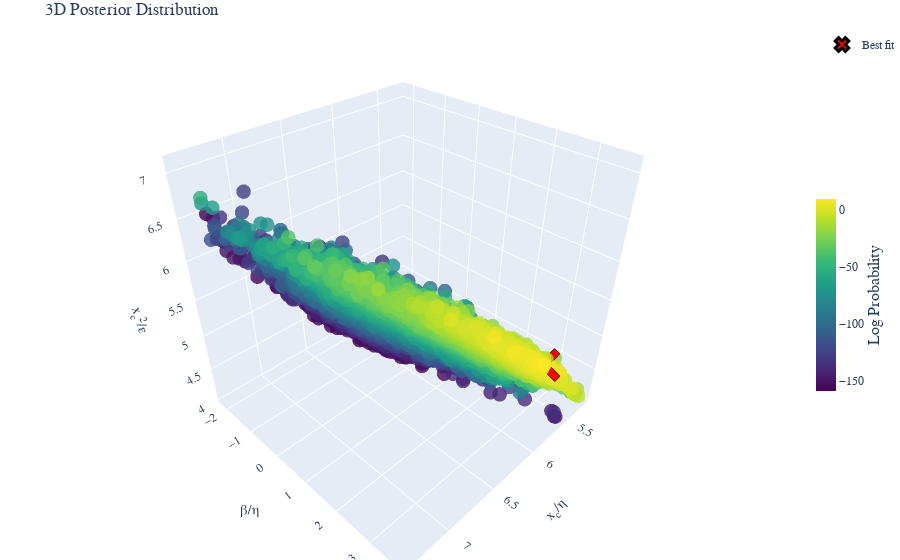

Notebook code for this chart:
### Code cell
post.bins =None
fig =post.plot_posterior3D_interactive([0,1,2],labels=["$x_c/\\eta$","$\\beta/\\eta$","$x_c^2/\\epsilon$","$x_c$","ExtH"], truths=np.log(best_theta_trans),truth_label="Best fit" )
# Save the figure using matplotlib's savefig instead of plotly's write_image
fig.show()
# Save the figure as HTML
html_file_name=file.replace('_post.csv','_3D')
html_path = os.path.join(Products_folder, 'html_3d_plots', f'{html_file_name}.html')
# Create directory if it doesn't exist
os.makedirs(os.path.dirname(html_path), exist_ok=True)
fig.write_html(html_path)

### Figure 1 — Plotly figure (JSON) as saved in the notebook; plotly's stock layout.template omitted (floating-point values rounded to 4 significant figures; data arrays with more than 128 entries replaced by an {"elided": "..."} marker saying what was removed)
{"data": [{"marker": {"color": {"elided": "6877 float values"}, "colorbar": {"len": 0.4, "thickness": 20, "title": {"font": {"size": 16}, "side": "right", "text": "Log Probability"}, "x": 1.0, "y": 0.5}, "colorscale": [[0.0, "#440154"], [0.1111, "#482878"], [0.2222, "#3e4989"], [0.3333, "#31688e"], [0.4444, "#26828e"], [0.5556, "#1f9e89"], [0.6667, "#35b779"], [0.7778, "#6ece58"], [0.8889, "#b5de2b"], [1.0, "#fde725"]], "opacity": 0.8, "size": 5}, "mode": "markers", "name": "Posterior", "scene": "scene", "showlegend": false, "type": "scatter3d", "x": {"elided": "6877 float values"}, "y": {"elided": "6877 float values"}, "z": {"elided": "6877 float values"}}, {"marker": {"color": "red", "line": {"color": "black", "width": 3}, "size": 12, "symbol": "x"}, "mode": "markers", "name": "Best fit", "scene": "scene", "showlegend": true, "type": "scatter3d", "x": [5.778], "y": [3.448], "z": [4.935]}], "layout": {"font": {"family": "Computer Modern"}, "margin": {"b": 0, "l": 0, "r": 0, "t": 30}, "scene": {"aspectmode": "cube", "xaxis": {"exponentformat": "e", "showexponent": "all", "title": {"font": {"size": 14}, "text": "x<sub>c</sub>/η"}}, "yaxis": {"exponentformat": "e", "showexponent": "all", "title": {"font": {"size": 14}, "text": "β/η"}}, "zaxis": {"exponentformat": "e", "showexponent": "all", "title": {"font": {"size": 14}, "text": "x<sub>c</sub><sup>2</sup>/ε"}}}, "title": {"text": "3D Posterior Distribution"}}}
